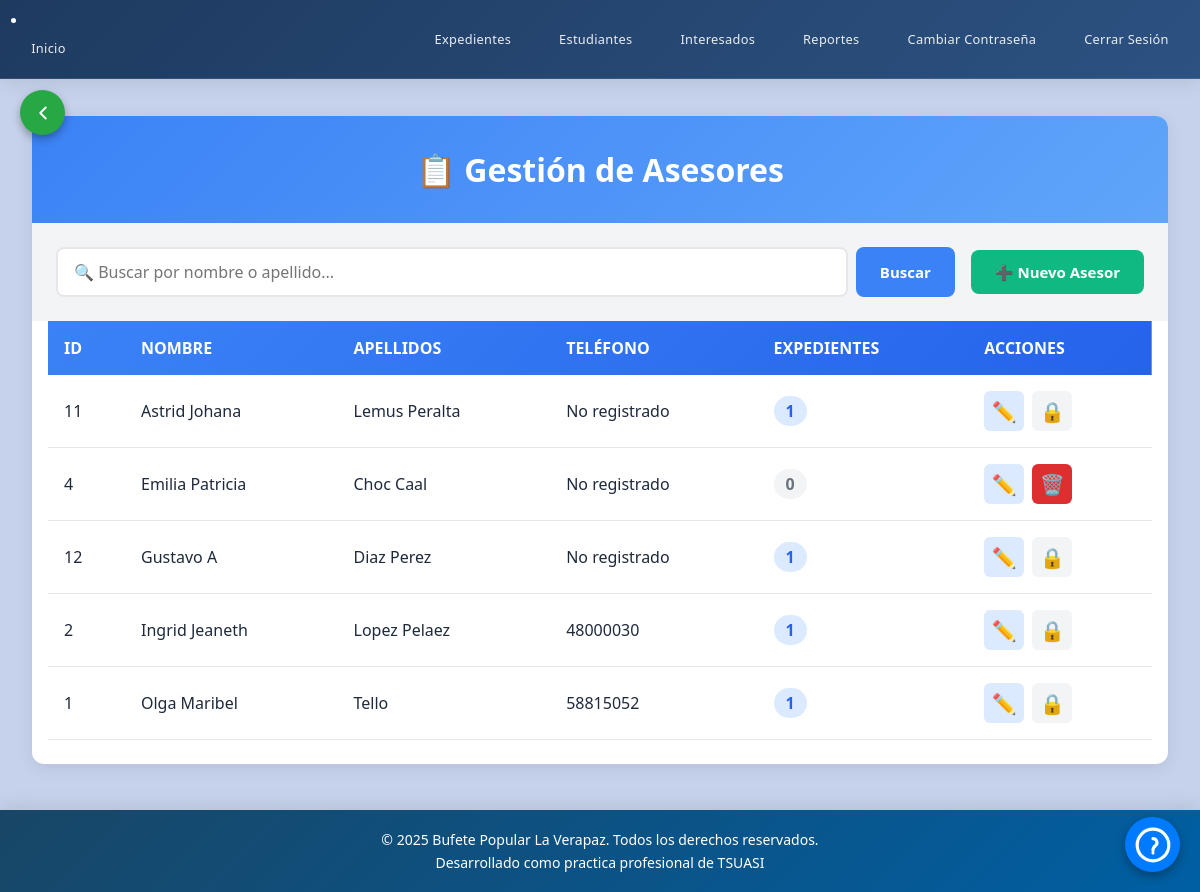
/app/asesores/index.php (signed in), run on the app's committed database.
### tables this page shows
CREATE TABLE `asesores` (
  `id_asesor` int(11) NOT NULL AUTO_INCREMENT,
  `nombre` varchar(50) NOT NULL,
  `apellido` varchar(50) NOT NULL,
  `telefono` varchar(15) DEFAULT NULL,
  PRIMARY KEY (`id_asesor`)
);

### app/asesores/index.php (the view, shortened to what this page needs)
<?php
include('../conexion.php');
$busqueda = isset($_GET['buscar']) ? trim($_GET['buscar']) : '';
$registros_por_pagina = 8;
$pagina_actual = isset($_GET['pagina']) && is_numeric($_GET['pagina']) && (int)$_GET['pagina'] > 0
    ? (int)$_GET['pagina'] : 1;
$where = '';
$offset = ($pagina_actual - 1) * $registros_por_pagina;
$sql = "
    SELECT a.id_asesor, a.nombre, a.apellido,
        IFNULL(a.telefono, '') AS telefono,
        COUNT(e.id_expediente) AS expedientes_vinculados
    FROM asesores a
    LEFT JOIN expedientes e ON a.id_asesor = e.id_asesor
    {$where}
    GROUP BY a.id_asesor, a.nombre, a.apellido, a.telefono
    ORDER BY a.nombre, a.apellido
    LIMIT :limit OFFSET :offset
";
$stmt = $conn->prepare($sql);
$stmt->bindValue(':limit', $registros_por_pagina, PDO::PARAM_INT);
$stmt->bindValue(':offset', $offset, PDO::PARAM_INT);
$stmt->execute();
$asesores = $stmt->fetchAll(PDO::FETCH_ASSOC);
?>
<!DOCTYPE html>
<html lang="es">
<head>
    <link rel="stylesheet" href="../css/style.css">
    <link rel="stylesheet" href="styleA.css">
</head>
<body>
<?php include('../navbar.php'); ?>
<?php include('../boton_ayuda.php'); ?>
<?php include('../boton_volver.php'); ?>
<main class="main-content">
    <div class="container">
        <div class="card">
            <div class="card-header">
                <h1>📋 Gestión de Asesores</h1>
            </div>
            <div class="action-bar">
                <form method="GET" action="" class="search-form">
                    <input type="text"
                        name="buscar"
                        class="search-input"
                        placeholder="🔍 Buscar por nombre o apellido..."
                        value="<?= htmlspecialchars($busqueda) ?>">
                    <button type="submit" class="btn btn-primary">Buscar</button>
                </form>
                <button onclick="abrirModalCrear()" class="btn btn-success">
                    ➕ Nuevo Asesor
                </button>
            </div>
            <div class="table-responsive">
                <table class="table">
                    <thead>
                        <tr>
                            <th>ID</th>
                            <th>Nombre</th>
                            <th>Apellidos</th>
                            <th>Teléfono</th>
                            <th>Expedientes</th>
                            <th>Acciones</th>
                        </tr>
                    </thead>
                    <tbody>
                        <?php if (empty($asesores)): ?>
                            <tr>
                                <td colspan="6" class="text-center">
                                    <?php if (!empty($busqueda)): ?>
                                        No se encontraron asesores con "<?= htmlspecialchars($busqueda) ?>"
                                    <?php else: ?>
                                        No hay asesores registrados
                                    <?php endif; ?>
                                </td>
                            </tr>
                        <?php else: ?>
                            <?php foreach($asesores as $asesor): ?>
                                <tr>
                                    <td><?= htmlspecialchars($asesor['id_asesor']) ?></td>
                                    <td><?= htmlspecialchars($asesor['nombre']) ?></td>
                                    <td><?= htmlspecialchars($asesor['apellido']) ?></td>
                                    <td><?= htmlspecialchars($asesor['telefono'] ?: 'No registrado') ?></td>
                                    <td>
                                        <span class="badge <?= $asesor['expedientes_vinculados'] > 0 ? 'badge-info' : 'badge-gray' ?>">
                                            <?= $asesor['expedientes_vinculados'] ?>
                                        </span>
                                    </td>
                                    <td>
                                        <div class="btn-group">
                                            <button onclick="abrirModalEditar(
                                                <?= $asesor['id_asesor'] ?>,
                                                '<?= htmlspecialchars($asesor['nombre'], ENT_QUOTES) ?>',
                                                '<?= htmlspecialchars($asesor['apellido'], ENT_QUOTES) ?>',
                                                '<?= htmlspecialchars($asesor['telefono'] ?? '', ENT_QUOTES) ?>'
                                            )" class="btn-icon btn-edit" title="Editar teléfono">
                                                ✏️
                                            </button>
                                            <?php if ($_SESSION['rol'] === 'Directora'): ?>
                                                <?php if ($asesor['expedientes_vinculados'] == 0): ?>
                                                    <button onclick="confirmarEliminar(<?= $asesor['id_asesor'] ?>, '<?= addslashes($asesor['nombre'] . ' ' . $asesor['apellido']) ?>')"
                                                            class="btn-icon btn-delete"
                                                            title="Eliminar">
                                                        🗑️
                                                    </button>
                                                <?php else: ?>
                                                    <button class="btn-icon btn-disabled"
                                                            title="Tiene <?= $asesor['expedientes_vinculados'] ?> expediente(s)"
                                                            disabled>
                                                        🔒
                                                    </button>
                                                <?php endif; ?>
                                            <?php else: ?>
                                                <button class="btn-icon btn-disabled" title="Sin permisos" disabled>
                                                    🚫
                                                </button>
                                            <?php endif; ?>
                                        </div>
                                    </td>
                                </tr>
                            <?php endforeach; ?>
                        <?php endif; ?>
                    </tbody>
                </table>
            </div>
        </div>
    </div>
</main>
<?php include('../footer.php'); ?>
</body>
</html>

### app/css/style.css (style rules this page uses)
* { box-sizing: border-box;margin: 0;padding: 0; }
main { flex: 1 0 auto;display: flex;flex-direction: column;padding: 20px; }

### app/asesores/styleA.css (style rules this page uses)
:root { --primary: #3B82F6; --primary-dark: #2563EB; --secondary: #60A5FA; --light-blue: #DBEAFE; --success: #10B981; --danger: #EF4444; --gray: #6B7280; --gray-light: #F3F4F6; --white: #FFFFFF; }
* { box-sizing: border-box; margin: 0; padding: 0; font-family: 'Segoe UI', Tahoma, Geneva, Verdana, sans-serif; }
body { min-height: 100vh; display: flex; flex-direction: column;padding-top: 70px; }
html, body { height: 100%;background: #c6d2eb;color: #1E293B;overflow-x: hidden; }
main { display: flex; justify-content: center; padding: 2rem; min-height: calc(100vh - 60px); align-items: flex-start; width: 100%; margin: 0 auto; }
.container { width: 100%;max-width: 1500px;display: flex;justify-content: center; }
.card { background: var(--white); border-radius: 12px; box-shadow: 0 4px 16px rgba(0,0,0,0.08); overflow: hidden; width: 100%; max-width: 1150px; margin: 0 auto; }
.card-header { background: linear-gradient(135deg, var(--primary), var(--secondary));padding: 2rem;text-align: center; }
.card-header h1 { color: var(--white);font-size: 2rem;font-weight: 700; }
.action-bar { display: flex; gap: 1rem; padding: 1.5rem; flex-wrap: wrap; align-items: center; justify-content: center; background: var(--gray-light); justify-content: center; }
.search-form { display: flex;gap: 0.5rem;flex: 1;max-width: 1400px; }
.search-input { flex: 1;padding: 0.75rem 1rem;border: 2px solid #E5E7EB;border-radius: 8px;font-size: 1rem; }
.btn { padding: 0.75rem 1.5rem; border: none; border-radius: 8px; font-weight: 600; font-size: 0.938rem; cursor: pointer; text-decoration: none; display: inline-flex; transition: all 0.2s; justify-content: center; align-items: center; gap: 0.5rem; }
.btn-primary { background: var(--primary); color: var(--white); }
.btn-success { background: var(--success); color: var(--white); }
.btn-group { display: flex; gap: 0.5rem; }
.btn-icon { width: 40px; height: 40px; border: none; border-radius: 6px; cursor: pointer; font-size: 1.25rem; display: flex; align-items: center; justify-content: center; transition: all 0.2s; }
.btn-edit { background: var(--light-blue); color: var(--primary); }
.btn-delete { background: #dd2f2f; color: var(--danger); }
.btn-disabled { background: var(--gray-light); color: var(--gray); cursor: not-allowed; }
.table-responsive { overflow-x: auto; padding: 0 1rem 1.5rem; margin: 0 auto; display: flex; justify-content: center; }
.table { width: 100%; border-collapse: collapse; background: var(--white); font-size: 1rem; margin: 0 auto;max-width: 1200px;max-width: 100%; }
.table thead { background: linear-gradient(135deg, var(--primary), var(--primary-dark)); }
.table th { padding: 1rem; text-align: left; color: var(--white); font-weight: 600; text-transform: uppercase; }
.table td { padding: 1rem; border-bottom: 1px solid #E5E7EB; }
.badge { display: inline-block; padding: 0.25rem 0.75rem; border-radius: 999px; font-weight: 600; }
.badge-info { background: var(--light-blue); color: var(--primary-dark); }
.badge-gray { background: var(--gray-light); color: var(--gray); }

### data on the page
asesores: id_asesor "11", nombre "Astrid Johana", apellido "Lemus Peralta", telefono "No registrado", expedientes_vinculados "1"
asesores: id_asesor "4", nombre "Emilia Patricia", apellido "Choc Caal", telefono "No registrado", expedientes_vinculados "0"
asesores: id_asesor "12", nombre "Gustavo A", apellido "Diaz Perez", telefono "No registrado", expedientes_vinculados "1"
asesores: id_asesor "2", nombre "Ingrid Jeaneth", apellido "Lopez Pelaez", telefono "48000030", expedientes_vinculados "1"
asesores: id_asesor "1", nombre "Olga Maribel", apellido "Tello", telefono "58815052", expedientes_vinculados "1"
